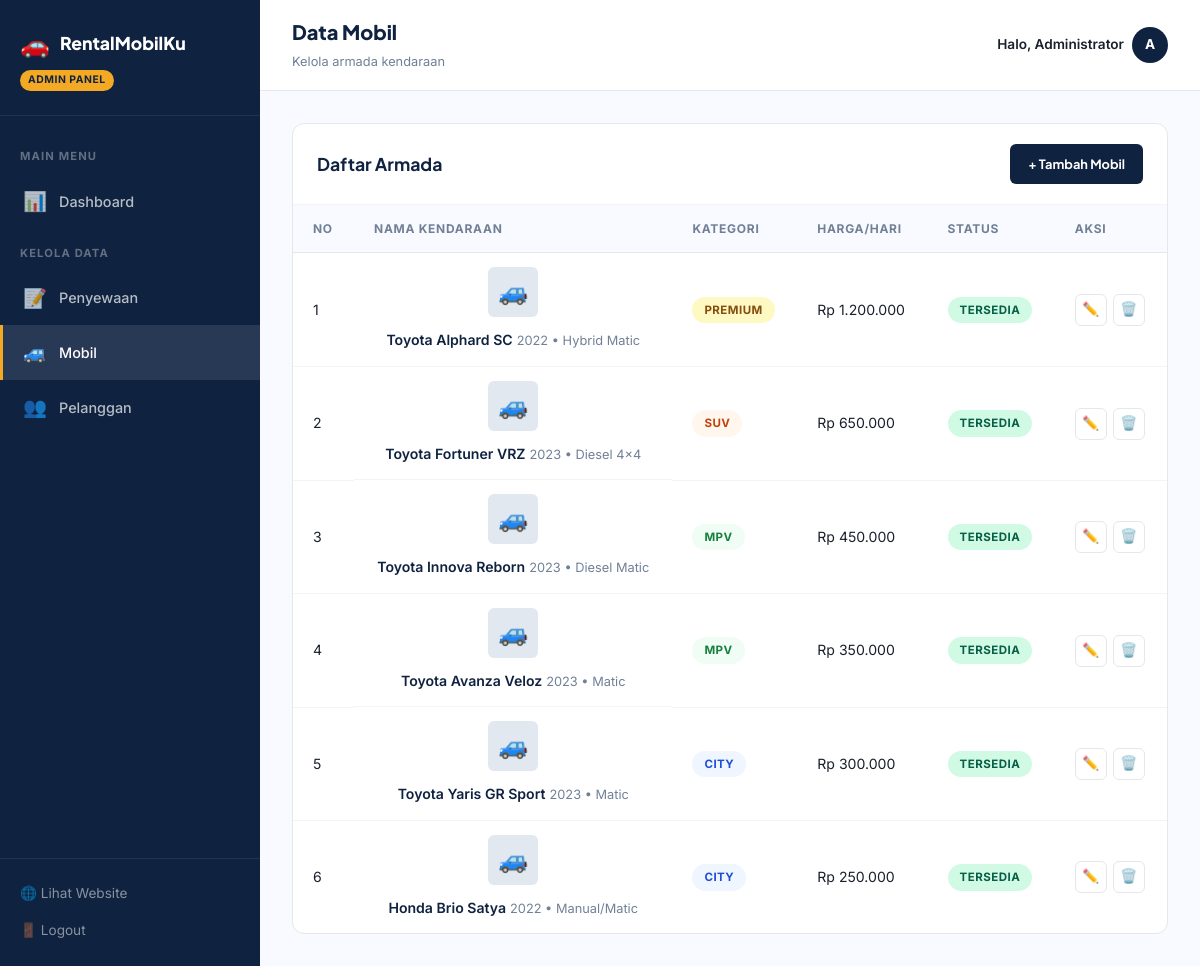
The page /mobilkelola.php (signed in) on the database its author committed.
### tables this page shows
CREATE TABLE IF NOT EXISTS `mobil` (
    `id` INT AUTO_INCREMENT PRIMARY KEY,
    `nama` VARCHAR(100) NOT NULL,
    `kategori` ENUM('city', 'mpv', 'suv', 'premium') NOT NULL,
    `tahun` YEAR NOT NULL,
    `transmisi` VARCHAR(50) NOT NULL,
    `kapasitas` INT NOT NULL DEFAULT 4,
    `fitur` TEXT,
    `harga_per_hari` INT NOT NULL,
    `emoji` VARCHAR(10) DEFAULT '🚗',
    `gambar` VARCHAR(255) DEFAULT NULL,
    `status` ENUM('tersedia', 'disewa', 'maintenance') DEFAULT 'tersedia',
    `is_featured` TINYINT(1) DEFAULT 0,
    `created_at` TIMESTAMP DEFAULT CURRENT_TIMESTAMP,
    `updated_at` TIMESTAMP DEFAULT CURRENT_TIMESTAMP ON UPDATE CURRENT_TIMESTAMP
);

### mobilkelola.php (the view, shortened to what this page needs)
<?php
require_once '../config/koneksi.php';
$query = "SELECT * FROM mobil ORDER BY id DESC";
$result = $conn->query($query);
?>
<!DOCTYPE html>
<html lang="id">
<head>
    <link rel="stylesheet" href="assets/admin.css">
</head>
<body>
    <div class="admin-wrapper">
        <aside class="sidebar">
            <div class="sidebar-header">
                <a href="dashboard.php" class="sidebar-logo">
                    <span class="logo-emoji">🚗</span><span>RentalMobilKu</span>
                </a>
                <div class="sidebar-badge">ADMIN PANEL</div>
            </div>
            <nav class="sidebar-nav">
                <div class="nav-label">Main Menu</div>
                <a href="dashboard.php"><span class="nav-icon">📊</span> Dashboard</a>
                <div class="nav-label">Kelola Data</div>
                <a href="penyewaankelola.php"><span class="nav-icon">📝</span> Penyewaan</a>
                <a href="mobilkelola.php" class="active"><span class="nav-icon">🚙</span> Mobil</a>
                <a href="pelanggankelola.php"><span class="nav-icon">👥</span> Pelanggan</a>
            </nav>
            <div class="sidebar-footer">
                <a href="../" target="_blank">🌐 Lihat Website</a>
                <a href="logout.php">🚪 Logout</a>
            </div>
        </aside>
        <main class="main-content">
            <header class="topbar">
                <div class="topbar-left">
                    <div>
                        <h2 class="topbar-title">Data Mobil</h2>
                        <span class="topbar-breadcrumb">Kelola armada kendaraan</span>
                    </div>
                </div>
                <div class="topbar-right">
                    <div class="topbar-user">
                        <span>Halo, <?php echo htmlspecialchars($_SESSION['admin_nama']); ?></span>
                        <div class="topbar-avatar"><?php echo strtoupper(substr($_SESSION['admin_nama'], 0, 1)); ?></div>
                    </div>
                </div>
            </header>
            <div class="page-content">
                <div class="table-card">
                    <div class="table-header">
                        <h3 class="table-title">Daftar Armada</h3>
                        <a href="mobiltambah.php" class="btn btn-primary btn-sm">+ Tambah Mobil</a>
                    </div>
                    <div class="table-wrapper">
                        <table>
                            <thead>
                                <tr>
                                    <th>No</th>
                                    <th>Nama Kendaraan</th>
                                    <th>Kategori</th>
                                    <th>Harga/Hari</th>
                                    <th>Status</th>
                                    <th>Aksi</th>
                                </tr>
                            </thead>
                            <tbody>
                                <?php if ($result->num_rows > 0): ?>
                                    <?php $no = 1; while($row = $result->fetch_assoc()): ?>
                                    <tr>
                                        <td><?php echo $no++; ?></td>
                                        <td class="customer-info" style="display:flex; align-items:center; gap:12px;">
                                            <?php if(!empty($row['gambar'])): ?>
                                                <img src="../assets/images/cars/<?php echo htmlspecialchars($row['gambar']); ?>" alt="car" style="width:50px; height:50px; object-fit:cover; border-radius:6px;">
                                            <?php else: ?>
                                                <div style="width:50px; height:50px; background:#e2e8f0; border-radius:6px; display:flex; align-items:center; justify-content:center; font-size:1.5rem;">🚙</div>
                                            <?php endif; ?>
                                            <div>
                                                <span class="name" style="margin-bottom:4px;"><?php echo htmlspecialchars($row['nama']); ?></span>
                                                <span class="phone"><?php echo $row['tahun'] . ' • ' . $row['transmisi']; ?></span>
                                            </div>
                                        </td>
                                        <td><span class="badge badge-<?php echo strtolower($row['kategori']); ?>"><?php echo strtoupper($row['kategori']); ?></span></td>
                                        <td>Rp <?php echo number_format($row['harga_per_hari'], 0, ',', '.'); ?></td>
                                        <td><span class="badge badge-<?php echo strtolower($row['status']); ?>"><?php echo ucfirst($row['status']); ?></span></td>
                                        <td>
                                            <div class="action-group">
                                                <a href="mobiledit.php?id=<?php echo $row['id']; ?>" class="action-btn" title="Edit">✏️</a>
                                                <a href="mobilkelola.php?action=delete&id=<?php echo $row['id']; ?>" class="action-btn danger" onclick="return confirm('Yakin ingin menghapus mobil ini?')" title="Hapus">🗑️</a>
                                            </div>
                                        </td>
                                    </tr>
                                    <?php endwhile; ?>
                                <?php else: ?>
                                    <tr><td colspan="6" class="empty-state">Belum ada data mobil</td></tr>
                                <?php endif; ?>
                            </tbody>
                        </table>
                    </div>
                </div>
            </div>
        </main>
    </div>
</body>
</html>

### rows shown on the page
mobil: nama "Toyota Alphard SC", tahun "2022", transmisi "Hybrid Matic", kategori "PREMIUM", harga_per_hari "1.200.000", status "TERSEDIA"
mobil: nama "Toyota Fortuner VRZ", tahun "2023", transmisi "Diesel 4×4", kategori "SUV", harga_per_hari "650.000", status "TERSEDIA"
mobil: nama "Toyota Innova Reborn", tahun "2023", transmisi "Diesel Matic", kategori "MPV", harga_per_hari "450.000", status "TERSEDIA"
mobil: nama "Toyota Avanza Veloz", tahun "2023", transmisi "Matic", kategori "MPV", harga_per_hari "350.000", status "TERSEDIA"
mobil: nama "Toyota Yaris GR Sport", tahun "2023", transmisi "Matic", kategori "CITY", harga_per_hari "300.000", status "TERSEDIA"
mobil: nama "Honda Brio Satya", tahun "2022", transmisi "Manual/Matic", kategori "CITY", harga_per_hari "250.000", status "TERSEDIA"

### other values the page prints
$_SESSION['admin_nama'] "Administrator"
substr($_SESSION['admin_nama'], 0, 1) "A"
